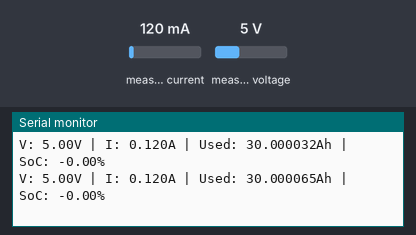
The sketch below on a simulated ESP32. Shown: the last lines printed to the serial monitor. The inputs (shaded band) are chosen by the test bench; at power-on: measured current 120 mA, measured voltage 5 V.

Above: at 1.2 s.
1.3 s: measured current set to 40 mA
At 2.3 s:
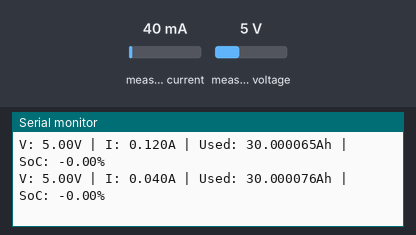
2.8 s: measured voltage set to 0.3 V
At 3.8 s:
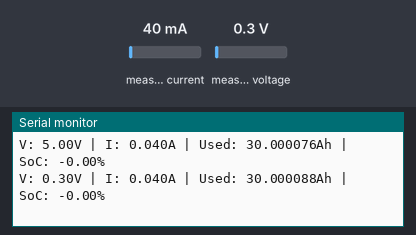
4.3 s: measured current set to 500 mA
At 5.8 s:
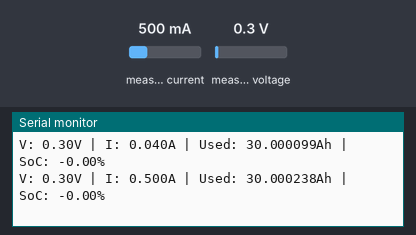
Timing chart, 0 to 7.3 s (numbered marks = the images above; inputs shaded):
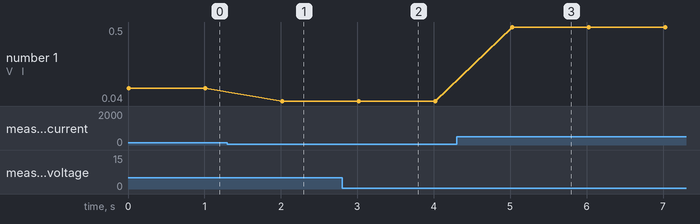

The sketch:

test_coulomb.ino
```cpp
/*
  Test: Coulomb Counting Logic (Hardware Integrated)
  Description: Use real INA219 readings to track Ah and Wh for LiFePO4.

  Instructions:
  1. Connect INA219 at 0x40 (Battery line).
  2. Monitor Serial for integrated values and SoC estimation.
*/

#include <Arduino.h>
#include <Wire.h>
#include <Adafruit_INA219.h>

const float CAPACITY_AH = 30.0;
const int SENSOR_INTERVAL_MS = 1000;

Adafruit_INA219 ina219(0x40);

float g_batt_used_Ah = 0.0;
float g_batt_total_energy_Wh = 0.0;

// LiFePO4 (12.8V 4-cell) characteristic
float socByVoltage(float v) {
  if (v >= 13.40f) return 100.0f;
  if (v >= 13.30f) return 90.0f + (v - 13.30f) * 100.0f;
  if (v >= 13.25f) return 70.0f + (v - 13.25f) * 400.0f;
  if (v >= 13.20f) return 40.0f + (v - 13.20f) * 600.0f;
  if (v >= 13.10f) return 30.0f + (v - 13.10f) * 100.0f;
  if (v >= 13.00f) return 20.0f + (v - 13.00f) * 100.0f;
  if (v >= 12.80f) return 10.0f + (v - 12.80f) * 50.0f;
  if (v >= 11.00f) return 0.0f  + (v - 11.00f) * 5.5f;
  return 0.0f;
}

void setup() {
  Serial.begin(115200);
  Wire.begin(21, 22);

  if (!ina219.begin()) {
    Serial.println("FAILED to find INA219 chip at 0x40");
    while (1) { delay(10); }
  }
  ina219.setCalibration_32V_2A();

  Serial.println("\n--- Coulomb Counting (Hardware: INA219) ---");

  // Initial estimation
  float v_start = ina219.getBusVoltage_V();
  float initial_soc = socByVoltage(v_start);
  g_batt_used_Ah = CAPACITY_AH * (1.0f - (initial_soc / 100.0f));

  Serial.printf("[Init] Real Voltage: %.2fV | Estimated SoC: %.1f%% | Ah Used: %.3f\n",
                v_start, initial_soc, g_batt_used_Ah);
}

void loop() {
  float current_A = ina219.getCurrent_mA() / 1000.0f;
  float voltage_V = ina219.getBusVoltage_V();
  float power_W = voltage_V * current_A;

  // Track Ah and Wh
  g_batt_used_Ah += current_A * (SENSOR_INTERVAL_MS / 3600000.0f);
  g_batt_total_energy_Wh += power_W * (SENSOR_INTERVAL_MS / 3600000.0f);

  float remaining_Ah = CAPACITY_AH - g_batt_used_Ah;
  float soc = (remaining_Ah / CAPACITY_AH) * 100.0f;

  Serial.printf("V: %.2fV | I: %.3fA | Used: %.6fAh | SoC: %.2f%%\n",
                voltage_V, current_A, g_batt_used_Ah, soc);

  delay(SENSOR_INTERVAL_MS);
}
```

Measured:
- after the input at 1.3 s, the serial monitor: prints a new line after 0.71 s (image 1)
- after the input at 2.8 s, the serial monitor: prints a new line after 0.22 s (image 2)
- after the input at 4.3 s, the serial monitor: prints a new line after 0.72 s (image 3)
- plotted number 1: 0.12 → 0.04 after the input at 1.3 s, 0.04 → 0.5 after the input at 4.3 s
